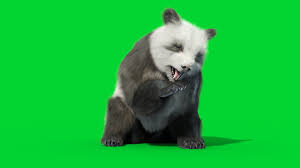
#> input picture src/img_data/img2.jpeg, 300 x 168 px
$ python threshold_comp.py
#> lines starting #> are read from the running program, lines starting #| are printed output that depends on the picture; after the words box and inside, x2 and y2 are one past the last pixel; in counts of white or black regions, pixels touching at a corner belong together
### src/lip/image_pro.py
import cv2 as cv
import numpy as np
from scipy.ndimage import gaussian_filter
from collections import deque
from scipy.ndimage import convolve1d, zoom, sobel
from scipy.special import comb
from numba import njit
from scipy.fftpack import fft2, ifft2, fftshift, ifftshift
from sklearn.linear_model import HuberRegressor

# [151 lines left out: functions channels_bgr, channels_hsv, open_image, resize_image, save, combine_channels and 3 more, not called in this run]

#  -----------------------------
#
#    Image Processing
#    Histogram Functions
#
#  -----------------------------

def CalHistogram(channel):

    """
    Compute the histogram of one-channel image.

    Parameters:
        channel (numpy.ndarray): The input channel image.

    Returns:
        numpy.ndarray: The computed histogram with 256 bins.
    """
    # Compute the histogram

    hist, bins = np.histogram(channel.flatten(), bins=256, range=[0, 256])

    return hist

# [579 lines left out: functions ClipHistogram, CreateMapping, ComputeMappings, ApplyInterpolation, InterpolationIndices, HistogramEqualizationGray and 14 more, not called in this run]

class UnionFind:
    """
    Union-Find data structure with path compression.

    This structure efficiently manages disjoint sets, commonly used for connected component labeling.
    It supports two main operations:
    - `find(x)`: Finds the representative (root) of the set containing `x`, applying path compression.
    - `union(x, y)`: Merges the sets containing `x` and `y`, maintaining a hierarchical structure.
    """
    # [2000 lines left out: functions __init__, find, union, ConnectedComponentsByUnionFind, connected_components_by_union_find_8_connected, HomomorphicFilter and 50 more, not called in this run]

# ---------------------------------
#                                   #
#   Threshold functions            #
#                                   #
# ---------------------------------

def RidlerCalvardThreshold(img, max_iterations=100, tolerance=1e-3):

    T_old = np.mean(img)

    for _ in range(max_iterations):
        G1 = img[img <= T_old]
        G2 = img[img > T_old]

        if len(G1) == 0 or len(G2) == 0:
            break

        mu1 = np.mean(G1)
        mu2 = np.mean(G2)
        T_new = (mu1 + mu2) / 2

        if abs(T_new - T_old) < tolerance:
            break

        T_old = T_new

    return T_old

def OtsuThreshold(I):
    """Implementación del algoritmo de Otsu para encontrar el umbral óptimo."""
    # 1. Calcular el histograma
    hist = CalHistogram(I)
    total_pixels = I.size

    # Inicialización de las medias m0 y m1
    m0 = 0
    m1 = np.sum(np.arange(256) * hist)
    w0 = 0
    w1 = np.sum(hist)

    # 2. Calcular el umbral óptimo
    max_between_class_variance = 0
    optimal_threshold = 0

    # Calcular la varianza intra-clase para cada umbral
    for t in range(1, 256):  # Iterar por todos los posibles umbrales (1 a 255)
        w0 += hist[t - 1]  # Proporción de píxeles en el grupo 0 (fondo)
        w1 -= hist[t - 1]  # Proporción de píxeles en el grupo 1 (objeto)

        # Calcular las medias de los grupos
        m0 += (t - 1) * hist[t - 1]
        m1 -= (t - 1) * hist[t - 1]

        # Si no hay píxeles en el fondo o en el objeto, continuar
        if w0 == 0 or w1 == 0:
            continue

        # Calcular la varianza entre clases
        mean_diff = m0 / w0 - m1 / w1
        between_class_variance = w0 * w1 * mean_diff ** 2

        # Comparar la varianza entre clases
        if between_class_variance > max_between_class_variance:
            max_between_class_variance = between_class_variance
            optimal_threshold = t

    return optimal_threshold

def flood_fill(image, x, y, visited):
    """ Propaga la conexión de bordes fuertes a bordes débiles (8 vecinos) """
    h, w = image.shape
    stack = [(x, y)]

    while stack:
        px, py = stack.pop()

        if visited[py, px]:  # Si ya fue visitado, saltar
            continue

        visited[py, px] = True
        image[py, px] = 255  # Marcar como borde fuerte

        # Revisar vecinos en 8 direcciones
        for dx in [-1, 0, 1]:
            for dy in [-1, 0, 1]:
                nx, ny = px + dx, py + dy
                if 0 <= nx < w and 0 <= ny < h and not visited[ny, nx] and image[ny, nx] != 0:
                    stack.append((nx, ny))

def HysteresisThreshold(image, T_low, T_high):
    """ Aplica umbralización por histéresis """
    # Detectar bordes débiles y fuertes
    strong_edges = (image >= T_high).astype(np.uint8) * 255
    weak_edges = ((image >= T_low) & (image < T_high)).astype(np.uint8) * 255

    # Imagen resultado inicializada en ceros
    result = np.zeros_like(image, dtype=np.uint8)
    visited = np.zeros_like(image, dtype=np.bool_)

    # Propagar bordes fuertes usando flood fill
    h, w = image.shape
    for y in range(h):
        for x in range(w):
            if strong_edges[y, x] == 255 and not visited[y, x]:
                flood_fill(weak_edges, x, y, visited)  # Expande bordes fuertes

    return weak_edges  # Retorna la imagen binaria con los bordes confirmados

# ---------------------------------#
#   Fourier Transform functions    #
#                                  #
# ---------------------------------#

# [345 lines left out: functions FourierTransform2D, SlowFourier2D, ComputeSpectraFromDFT, ComputeFourierSpectra, GaussianPyramid, LaplacianGaussianPyramid and 4 more, not called in this run]

### src/lip/utilities.py
from .image_pro import *
import cv2 as cv
import numpy as np

# [56 lines left out: functions create_channel_image, get_flip_flop_flipflop, get_rotate_image, not called in this run]

def show_images_together(images, titles=None):
    """
    Muestra dos, tres o cuatro imágenes juntas en una ventana con OpenCV.

    Parámetros:
    - images: Lista de imágenes a mostrar.
    - titles: Lista de títulos para las imágenes (opcional).

    Nota: La lista de imágenes debe contener 2, 3 o 4 imágenes.
    """
    num_images = len(images)
    if num_images not in [2, 3, 4]:
        raise ValueError("La lista de imágenes debe contener 2, 3 o 4 imágenes.")

    # Determinar el tamaño de las imágenes
    height, width = images[0].shape[:2]

    # Convertir imágenes a color si son en escala de grises
    images = [cv.cvtColor(img, cv.COLOR_GRAY2BGR) if len(img.shape) == 2 else img for img in images]

    # Crear una imagen en blanco para combinar las imágenes
    if num_images == 2:
        combined_image = np.zeros((height, width * 2, 3), dtype=np.uint8)
    elif num_images == 3:
        combined_image = np.zeros((height * 2, width * 2, 3), dtype=np.uint8)
    else:  # num_images == 4
        combined_image = np.zeros((height * 2, width * 2, 3), dtype=np.uint8)

    # Colocar las imágenes en la imagen combinada
    combined_image[:height, :width] = images[0]
    combined_image[:height, width:width * 2] = images[1]
    if num_images > 2:
        combined_image[height:height * 2, :width] = images[2]
    if num_images == 4:
        combined_image[height:height * 2, width:width * 2] = images[3]

    # Agregar títulos si se proporcionan
    if titles:
        for i, title in enumerate(titles):
            if i == 0:
                cv.putText(combined_image, title, (10, 30), cv.FONT_HERSHEY_SIMPLEX, 1, (255, 255, 255), 2, cv.LINE_AA)
            elif i == 1:
                cv.putText(combined_image, title, (width + 10, 30), cv.FONT_HERSHEY_SIMPLEX, 1, (255, 255, 255), 2, cv.LINE_AA)
            elif i == 2:
                cv.putText(combined_image, title, (10, height + 30), cv.FONT_HERSHEY_SIMPLEX, 1, (255, 255, 255), 2, cv.LINE_AA)
            elif i == 3:
                cv.putText(combined_image, title, (width + 10, height + 30), cv.FONT_HERSHEY_SIMPLEX, 1, (255, 255, 255), 2, cv.LINE_AA)

    # Mostrar la imagen combinada
    cv.imshow("Combined Image", combined_image)
    cv.waitKey(0)
    cv.destroyAllWindows()

# [35 lines left out: function show_two_images, not called in this run]

### src/threshold_comp.py
import lip
import cv2 as cv
import numpy as np
def main():

    #img = cv.imread('img_data/caballo.webp', cv.IMREAD_GRAYSCALE)
    img = cv.imread('img_data/img2.jpeg', cv.IMREAD_GRAYSCALE)
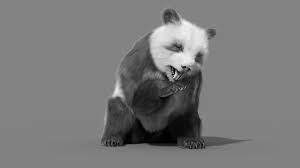
#> img: shape (168, 300); min 0, max 248, mean 121.7
    #img = cv.imread('img_data/pieces.jpg', cv.IMREAD_GRAYSCALE)
    #img = cv.imread('img_data/naturalezaM.jpg', cv.IMREAD_GRAYSCALE)
    #img = cv.imread('img_data/uvas.jpg', cv.IMREAD_GRAYSCALE)

    img = cv.resize(img, (600, 400))
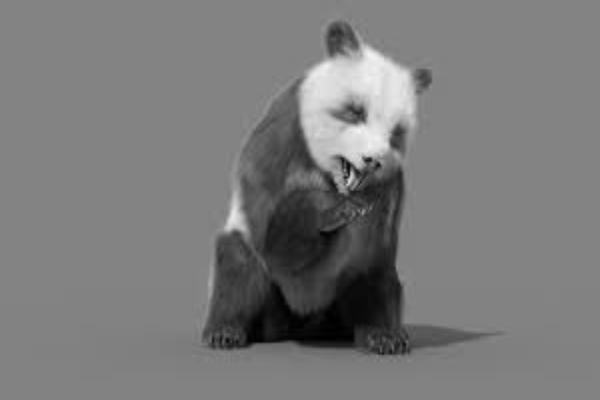
#> img: shape (400, 600); min 0, max 245, mean 121.7

    threshold_otsu = lip.OtsuThreshold(img)
#> in CalHistogram, `hist, bins = np.histogram(channel.flatten(), bins=256, range=[0, 256])`: hist = 256 values, max 127230 at index 131, min 0 at index 246, mean 937.5; bins = 257 values from 0 to 256
#> in OtsuThreshold, `m1 = np.sum(np.arange(256) * hist)`: m1 = 29204971
#> in OtsuThreshold, `w1 = np.sum(hist)`: w1 = 240000
#> the loop in OtsuThreshold, `for t in range(1, 256):` made 255 passes
#> (w0, w1, m0, m1, mean_diff, max_between_class_variance) on passes 1 to 12: (96, 239904, 0, 29204971, -121.7, 3.41e+11), (296, 239704, 200, 29204771, -121.2, 1.04e+12), (497, 239503, 602, 29204369, -120.7, 1.73e+12), (744, 239256, 1343, 29203628, -120.3, 2.57e+12), (1000, 239000, 2367, 29202604, -119.8, 3.43e+12), (1237, 238763, 3552, 29201419, -119.4, 4.21e+12), (1453, 238547, 4848, 29200123, -119.1, 4.91e+12), (1645, 238355, 6192, 29198779, -118.7, 5.53e+12), (1850, 238150, 7832, 29197139, -118.4, 6.17e+12), (2163, 237837, 10649, 29194322, -117.8, 7.14e+12), (2614, 237386, 15159, 29189812, -117.2, 8.52e+12), (3053, 236947, 19988, 29184983, -116.6, 9.84e+12)
#> after the loop in OtsuThreshold, `for t in range(1, 256):`: m0 = 29204971; m1 = 0; max_between_class_variance = 4.74e+13; optimal_threshold = 93; w0 = 240000; w1 = 0
#> threshold_otsu = 93
    threshold_ridler_calvard = lip.RidlerCalvardThreshold(img)
#> in RidlerCalvardThreshold, `T_old = np.mean(img)`: T_old = 121.7
#> the loop in RidlerCalvardThreshold, `for _ in range(max_iterations):` made 5 passes
#> (mu1, mu2, T_new, T_old) on passes 1 to 4: (62.01, 134.5, 98.26, 98.26), (53.93, 133.8, 93.86, 93.86), (52.11, 133.5, 92.81, 92.81), (51.78, 133.5, 92.63, 92.63)
#> (mu1, mu2, T_new) on pass 5: (51.78, 133.5, 92.63)
#> threshold_ridler_calvard = 92.63
    threshold_hysteresis = lip.HysteresisThreshold(img, 120, 115) # optimal image img2.jpeg
#> in HysteresisThreshold, `strong_edges = (image >= T_high).astype(np.uint8) * 255`:
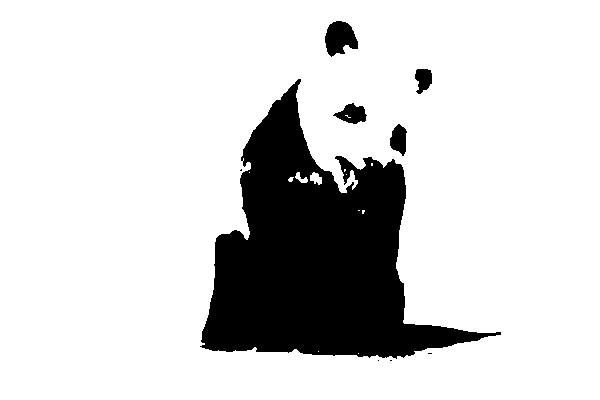
#> strong_edges: shape (400, 600); 83.2% white; 9 black regions (4 under 20 px), largest, box (x1, y1, x2, y2) and area: (200, 79, 501, 359) 38274, (325, 21, 358, 57) 815, (333, 103, 367, 124) 419, (390, 124, 407, 156) 373, (415, 69, 432, 94) 310
#> in HysteresisThreshold, `weak_edges = ((image >= T_low) & (image < T_high)).astype(np.uint8) * ..`: weak_edges: shape (400, 600); every value is 0
    #threshold_hysteresis = lip.HysteresisThreshold(img, 25, 170) # optimal image caballos.webp
    #threshold_hysteresis = lip.HysteresisThreshold(img, 30, 220) # optimal image naturalezaM.jpg
    #threshold_hysteresis = lip.HysteresisThreshold(img, 48, 50) # optimal image uvas.jpg

    # Aplicar umbralización
    _, img_threshold_otsu = cv.threshold(img, threshold_otsu, 255, cv.THRESH_BINARY)
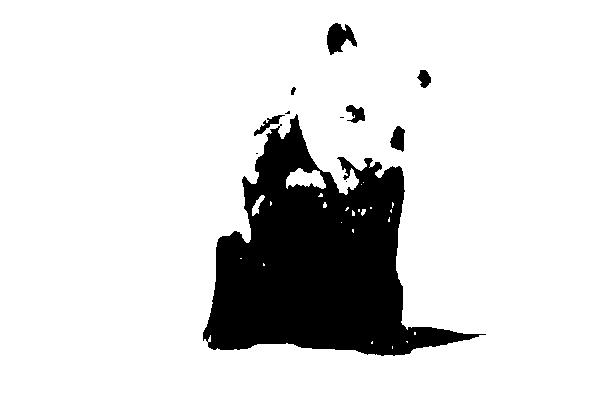
#> img_threshold_otsu: shape (400, 600); 85.5% white; 11 black regions (4 under 20 px), largest, box (x1, y1, x2, y2) and area: (203, 114, 486, 356) 33459, (327, 23, 357, 55) 570, (390, 126, 405, 152) 264
    _, img_threshold_ridler_calvard = cv.threshold(img, threshold_ridler_calvard, 255, cv.THRESH_BINARY)
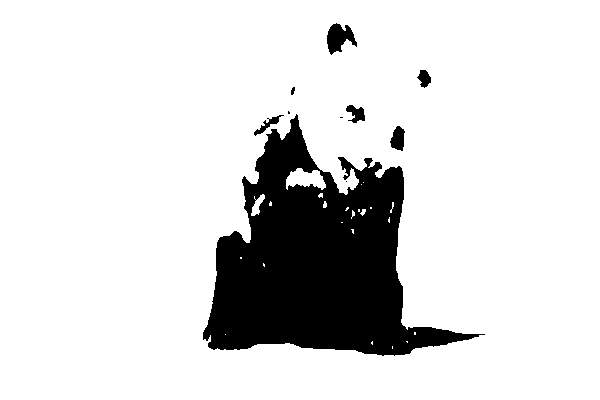
#> img_threshold_ridler_calvard: shape (400, 600); 85.6% white; 10 black regions (3 under 20 px), largest, box (x1, y1, x2, y2) and area: (203, 114, 485, 356) 33248, (327, 23, 357, 55) 553, (390, 126, 405, 151) 258

    lip.show_images_together([img, img_threshold_otsu, img_threshold_ridler_calvard, threshold_hysteresis],
                            ['Original', 'otsu', 'ridler calvard', 'histeresis'])
#> in show_images_together, `combined_image[height:height * 2, :width] = images[2]`:
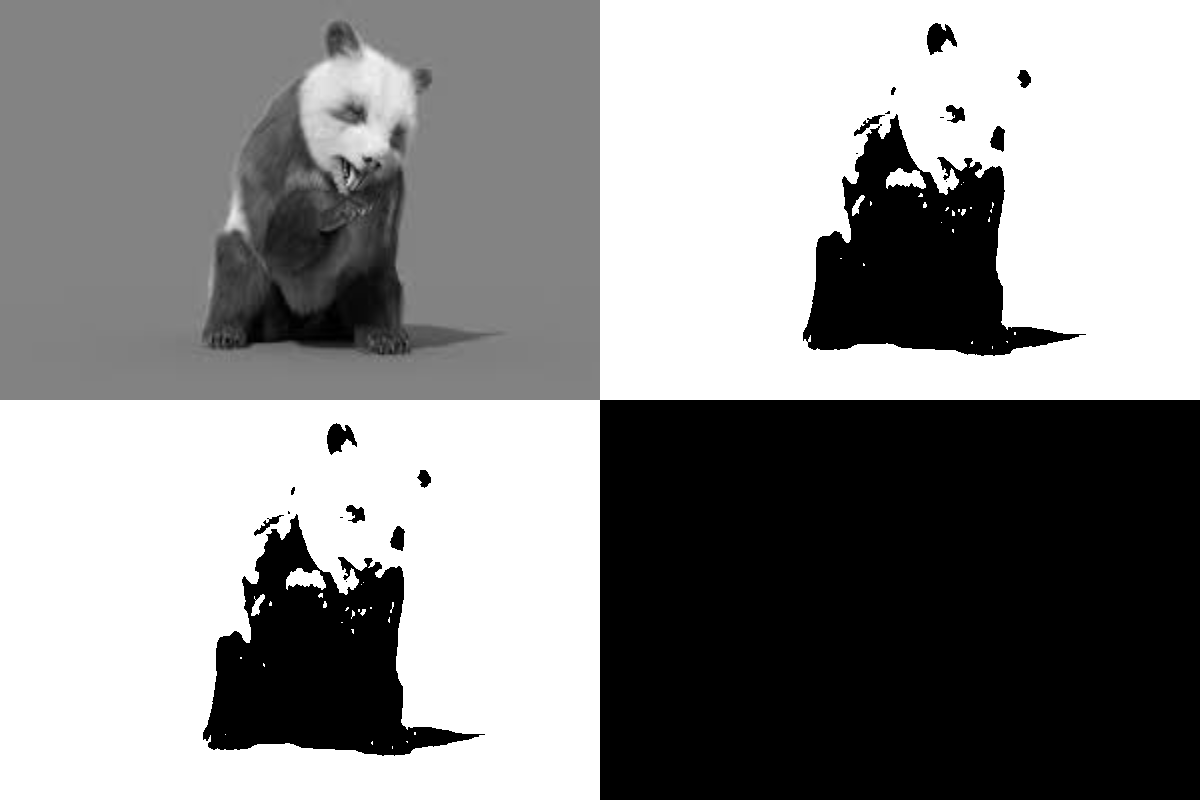
#> combined_image: shape (800, 1200, 3); min 0, max 255, mean 139.5
#> after the loop in show_images_together, `for i, title in enumerate(titles):`:
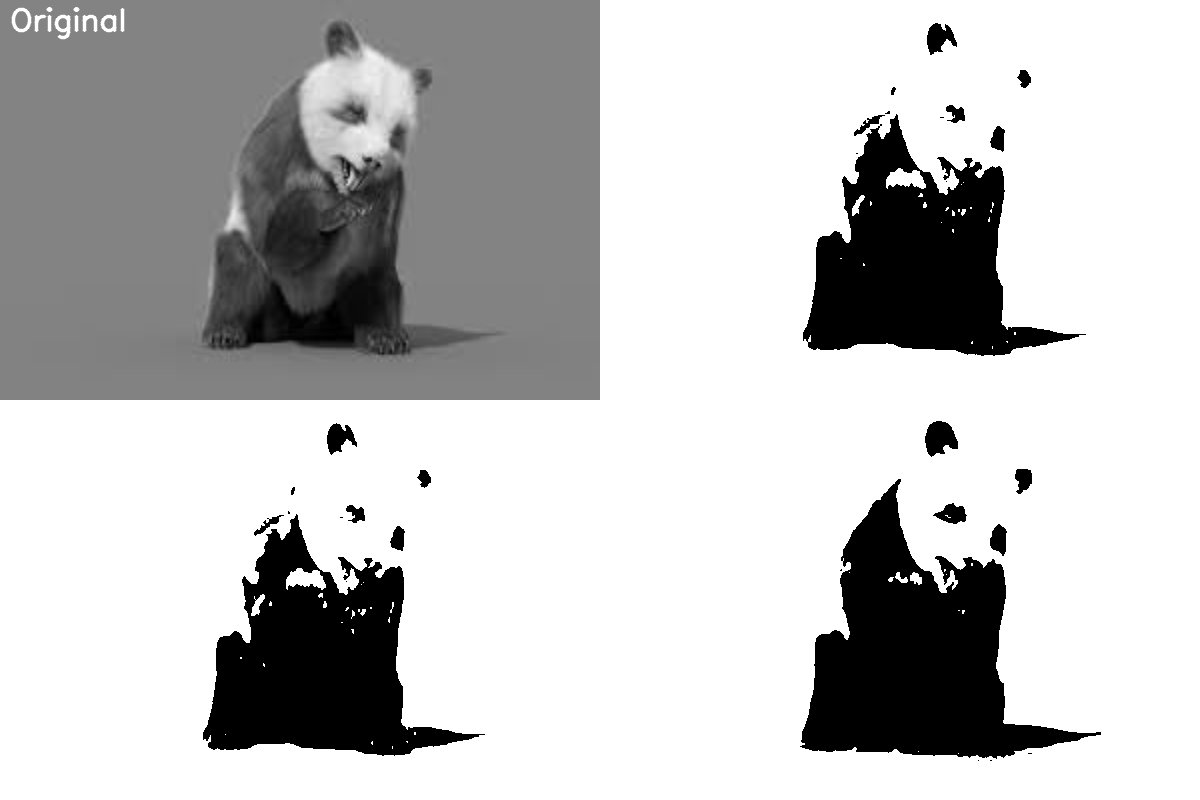
#> combined_image: shape (800, 1200, 3); min 0, max 255, mean 192.7


if __name__ == "__main__":
    main()
